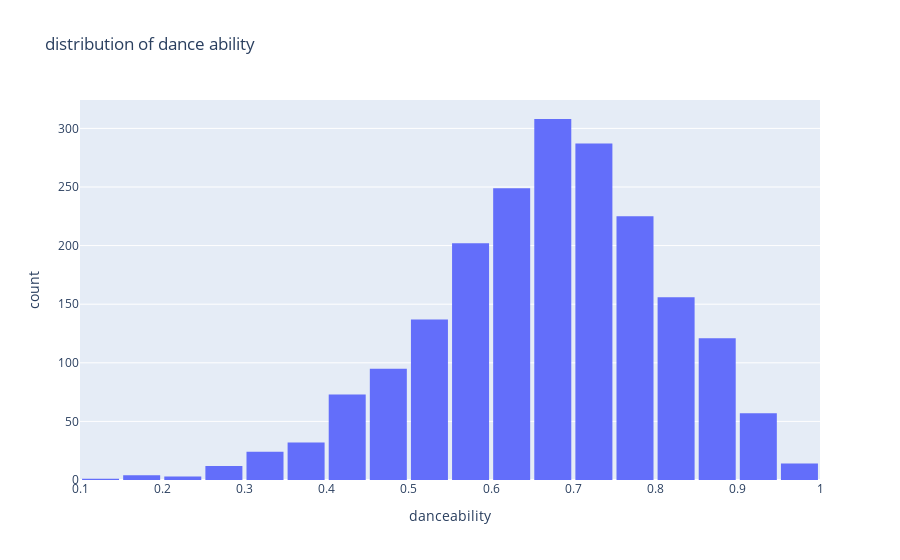

Notebook source saved alongside this figure:
### Code cell
fig = px.histogram(df, x = "danceability", title = "distribution of dance ability", nbins = 30)
fig.update_layout(bargap= 0.1)
fig.show()

### Figure 1 — Plotly figure (JSON) as saved in the notebook; plotly's stock layout.template omitted (floating-point values rounded to 4 significant figures; data arrays with more than 128 entries replaced by an {"elided": "..."} marker saying what was removed)
{"data": [{"alignmentgroup": "True", "bingroup": "x", "hovertemplate": "danceability=%{x}<br>count=%{y}<extra></extra>", "legendgroup": "", "marker": {"color": "#636efa", "pattern": {"shape": ""}}, "name": "", "nbinsx": 30, "offsetgroup": "", "orientation": "v", "showlegend": false, "type": "histogram", "x": {"elided": "2000 float values"}, "xaxis": "x", "yaxis": "y"}], "layout": {"bargap": 0.1, "barmode": "relative", "legend": {"tracegroupgap": 0}, "title": {"text": "distribution of dance ability"}, "xaxis": {"anchor": "y", "domain": [0, 1], "title": {"text": "danceability"}}, "yaxis": {"anchor": "x", "domain": [0, 1], "title": {"text": "count"}}}}
